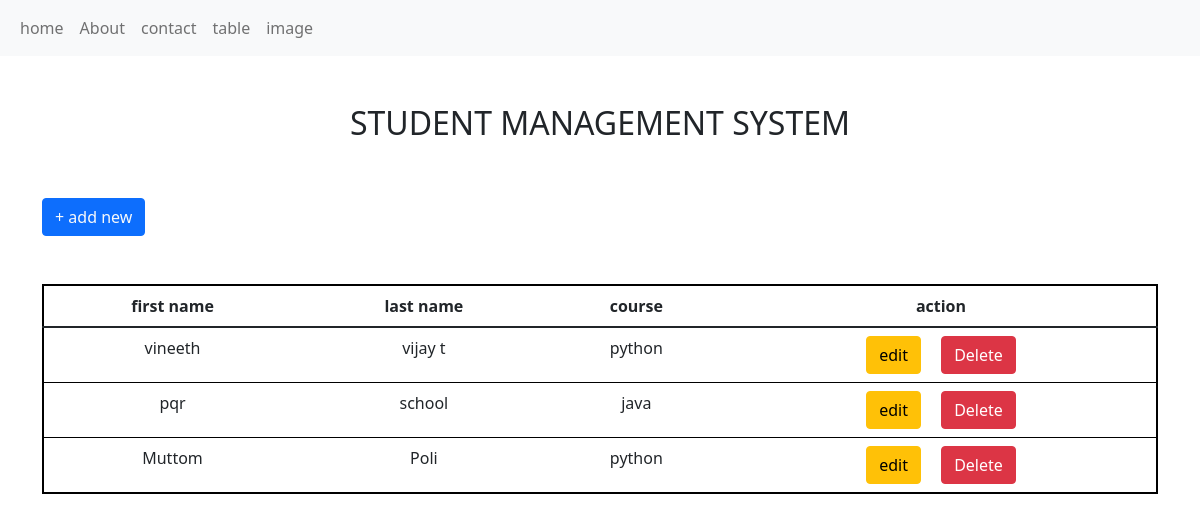
/table, run on an earlier commit of the app's database.
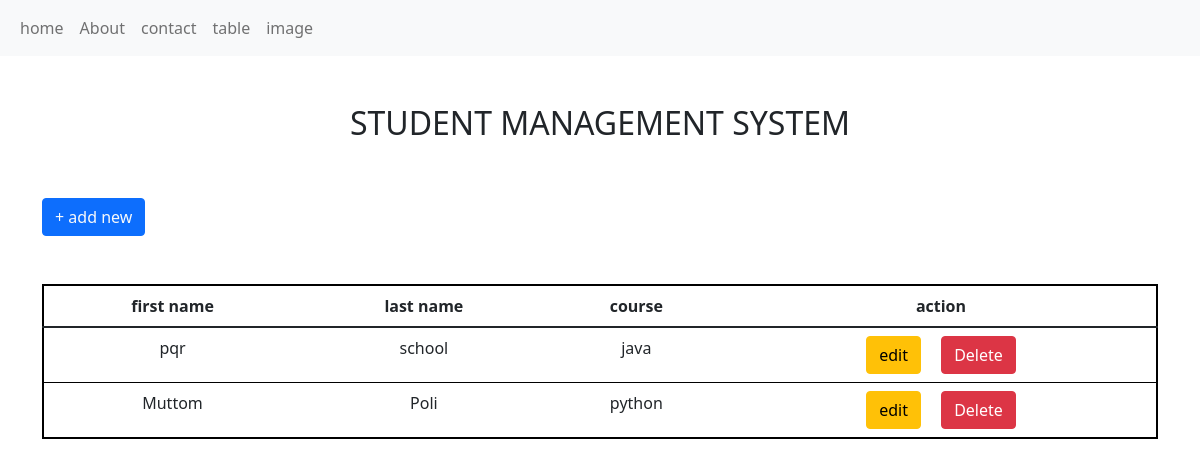
And on a later commit of the database.
### app1/models.py (models this page shows)
class student(models.Model):
    student_id =models.IntegerField()
    student_name =models.CharField(max_length=20)
    course_name =models.CharField(max_length=20)
    lname = models.CharField(max_length=20,null=True)

### app1/views.py (the view)
# urls.py: path('table',views.table,name="table"),
def table(request):
    d={
        'stud': student.objects.all()
    }
    return render(request,'table.html',d)

### app1/templates/table.html (shortened to what this page needs)
{% extends 'base.html' %}
{% load static %}
{% block css %}
<link rel="stylesheet" href="{% static 'css/table.css' %}">
{% endblock %}
{% block content %}
    <h2 class="text-center mt-5">STUDENT MANAGEMENT SYSTEM</h2>
    <div class="container">
        <button type="button" class="btn btn-primary mt-5"><a href="form" class="text-decoration-none text-light">+ add new</a></button>
        <div class="row mt-5 ">
            <div class="col-lg">
                <table class="table  text-center">
                    <thead>
                      <tr>
                        <th scope="col">first name</th>
                        <th scope="col">last name</th>
                        <th scope="col">course</th>
                        <th scope="col">action</th>
                      </tr>
                    </thead>
                    <tbody>
                      {% for j in stud %}
                      <tr>
                        <td scope="row">{{ j.student_name }}</td>
                        <td>{{ j.lname }}</td>
                        <td>{{ j.course_name}}</td>
                        <td >
                          <a href="{% url 'edit' s_id=j.id %}"><button type="button" class="btn btn-warning">edit</button></a>
                          <a href="{% url 'delete' s_id=j.id %}"><button type="button" class="btn btn-danger ms-3">Delete</button></a>
                        </td>
                      </tr>
                      {% endfor %}
                    </tbody>
                  </table>
            </div>
        </div>
    </div>
    {% endblock %}

What changed in the data, as far as the page shows it:
removed student: student_name "vineeth", lname "vijay t", course_name "python"
